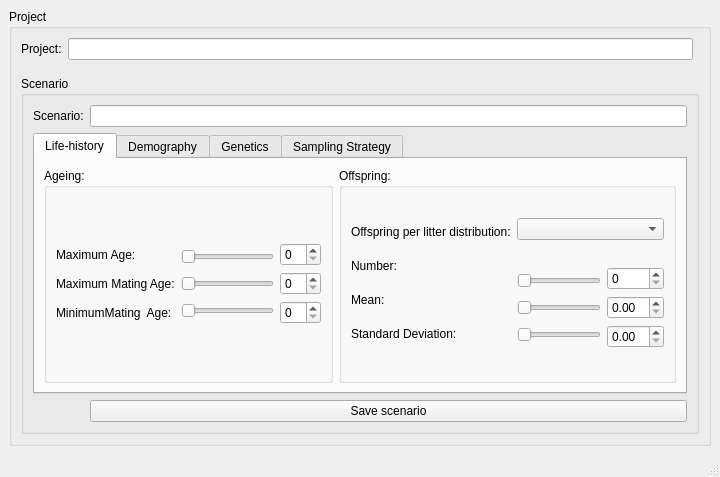
<?xml version="1.0" encoding="UTF-8"?>
<ui version="4.0">
 <class>MainWindow</class>
 <widget class="QMainWindow" name="MainWindow">
  <property name="geometry">
   <rect>
    <x>0</x>
    <y>0</y>
    <width>720</width>
    <height>477</height>
   </rect>
  </property>
  <property name="windowTitle">
   <string>MainWindow</string>
  </property>
  <widget class="QWidget" name="centralwidget">
   <layout class="QGridLayout" name="gridLayout_2">
    <item row="0" column="0">
     <widget class="QGroupBox" name="groupBox_11">
      <property name="title">
       <string>Project</string>
      </property>
      <layout class="QGridLayout" name="gridLayout_3">
       <item row="0" column="0">
        <widget class="QLabel" name="label_35">
         <property name="text">
          <string>Project:</string>
         </property>
        </widget>
       </item>
       <item row="0" column="1">
        <widget class="QLineEdit" name="lineEdit_8"/>
       </item>
       <item row="2" column="0" colspan="3">
        <widget class="QGroupBox" name="groupBox_18">
         <property name="sizePolicy">
          <sizepolicy hsizetype="Preferred" vsizetype="Preferred">
           <horstretch>0</horstretch>
           <verstretch>0</verstretch>
          </sizepolicy>
         </property>
         <property name="title">
          <string>Scenario</string>
         </property>
         <property name="checkable">
          <bool>false</bool>
         </property>
         <layout class="QGridLayout" name="gridLayout_4">
          <item row="0" column="0">
           <widget class="QLabel" name="label_36">
            <property name="text">
             <string>Scenario:</string>
            </property>
           </widget>
          </item>
          <item row="0" column="1">
           <widget class="QLineEdit" name="lineEdit_4"/>
          </item>
          <item row="1" column="0" colspan="2">
           <widget class="QTabWidget" name="tabWidget_3">
            <property name="currentIndex">
             <number>0</number>
            </property>
            <widget class="QWidget" name="tab_6">
             <attribute name="title">
              <string>Life-history</string>
             </attribute>
             <layout class="QGridLayout" name="gridLayout_7">
              <item row="0" column="0">
               <layout class="QHBoxLayout" name="horizontalLayout">
                <item>
                 <widget class="QGroupBox" name="groupBox_20">
                  <property name="title">
                   <string>Ageing:</string>
                  </property>
                  <layout class="QGridLayout" name="gridLayout_5">
                   <item row="0" column="0">
                    <layout class="QVBoxLayout" name="verticalLayout_28">
                     <item>
                      <widget class="QLabel" name="label_42">
                       <property name="text">
                        <string>Maximum Age:</string>
                       </property>
                      </widget>
                     </item>
                     <item>
                      <widget class="QLabel" name="label_43">
                       <property name="text">
                        <string>Maximum Mating Age:</string>
                       </property>
                      </widget>
                     </item>
                     <item>
                      <widget class="QLabel" name="label_44">
                       <property name="text">
                        <string>MinimumMating  Age:</string>
                       </property>
                      </widget>
                     </item>
                    </layout>
                   </item>
                   <item row="0" column="1">
                    <layout class="QVBoxLayout" name="verticalLayout_29">
                     <item>
                      <widget class="QSlider" name="horizontalSlider_31">
                       <property name="orientation">
                        <enum>Qt::Horizontal</enum>
                       </property>
                      </widget>
                     </item>
                     <item>
                      <widget class="QSlider" name="horizontalSlider_32">
                       <property name="orientation">
                        <enum>Qt::Horizontal</enum>
                       </property>
                      </widget>
                     </item>
                     <item>
                      <widget class="QSlider" name="horizontalSlider_33">
                       <property name="orientation">
                        <enum>Qt::Horizontal</enum>
                       </property>
                      </widget>
                     </item>
                    </layout>
                   </item>
                   <item row="0" column="2">
                    <layout class="QVBoxLayout" name="verticalLayout_30">
                     <item>
                      <widget class="QSpinBox" name="spinBox_24"/>
                     </item>
                     <item>
                      <widget class="QSpinBox" name="spinBox_25"/>
                     </item>
                     <item>
                      <widget class="QSpinBox" name="spinBox_27"/>
                     </item>
                    </layout>
                   </item>
                  </layout>
                 </widget>
                </item>
                <item>
                 <widget class="QGroupBox" name="groupBox_19">
                  <property name="title">
                   <string>Offspring:</string>
                  </property>
                  <layout class="QGridLayout" name="gridLayout_6">
                   <item row="0" column="0" rowspan="2">
                    <layout class="QVBoxLayout" name="verticalLayout_25">
                     <item>
                      <widget class="QLabel" name="label_38">
                       <property name="text">
                        <string>Offspring per litter distribution:</string>
                       </property>
                      </widget>
                     </item>
                     <item>
                      <widget class="QLabel" name="label_39">
                       <property name="text">
                        <string>Number:</string>
                       </property>
                      </widget>
                     </item>
                     <item>
                      <widget class="QLabel" name="label_40">
                       <property name="text">
                        <string>Mean:</string>
                       </property>
                      </widget>
                     </item>
                     <item>
                      <widget class="QLabel" name="label_41">
                       <property name="text">
                        <string>Standard Deviation:</string>
                       </property>
                      </widget>
                     </item>
                    </layout>
                   </item>
                   <item row="0" column="1" colspan="2">
                    <widget class="QComboBox" name="comboBox_4"/>
                   </item>
                   <item row="1" column="1">
                    <layout class="QVBoxLayout" name="verticalLayout_26">
                     <item>
                      <widget class="QSlider" name="horizontalSlider_27">
                       <property name="orientation">
                        <enum>Qt::Horizontal</enum>
                       </property>
                      </widget>
                     </item>
                     <item>
                      <widget class="QSlider" name="horizontalSlider_28">
                       <property name="orientation">
                        <enum>Qt::Horizontal</enum>
                       </property>
                      </widget>
                     </item>
                     <item>
                      <widget class="QSlider" name="horizontalSlider_29">
                       <property name="orientation">
                        <enum>Qt::Horizontal</enum>
                       </property>
                      </widget>
                     </item>
                    </layout>
                   </item>
                   <item row="1" column="2">
                    <layout class="QVBoxLayout" name="verticalLayout_27">
                     <item>
                      <widget class="QSpinBox" name="spinBox_23"/>
                     </item>
                     <item>
                      <widget class="QDoubleSpinBox" name="doubleSpinBox_5"/>
                     </item>
                     <item>
                      <widget class="QDoubleSpinBox" name="doubleSpinBox_6"/>
                     </item>
                    </layout>
                   </item>
                  </layout>
                 </widget>
                </item>
               </layout>
              </item>
             </layout>
            </widget>
            <widget class="QWidget" name="tab_7">
             <attribute name="title">
              <string>Demography</string>
             </attribute>
             <widget class="QGroupBox" name="groupBox_21">
              <property name="geometry">
               <rect>
                <x>10</x>
                <y>20</y>
                <width>301</width>
                <height>151</height>
               </rect>
              </property>
              <property name="title">
               <string>GroupBox</string>
              </property>
              <widget class="QLabel" name="label_45">
               <property name="geometry">
                <rect>
                 <x>20</x>
                 <y>30</y>
                 <width>81</width>
                 <height>16</height>
                </rect>
               </property>
               <property name="text">
                <string>Population size:</string>
               </property>
              </widget>
              <widget class="QSlider" name="horizontalSlider_34">
               <property name="geometry">
                <rect>
                 <x>110</x>
                 <y>30</y>
                 <width>84</width>
                 <height>19</height>
                </rect>
               </property>
               <property name="orientation">
                <enum>Qt::Horizontal</enum>
               </property>
              </widget>
              <widget class="QSpinBox" name="spinBox_28">
               <property name="geometry">
                <rect>
                 <x>200</x>
                 <y>30</y>
                 <width>49</width>
                 <height>20</height>
                </rect>
               </property>
              </widget>
             </widget>
             <widget class="QGroupBox" name="groupBox_22">
              <property name="geometry">
               <rect>
                <x>320</x>
                <y>20</y>
                <width>311</width>
                <height>151</height>
               </rect>
              </property>
              <property name="title">
               <string>Age cohort survival:</string>
              </property>
              <widget class="QPushButton" name="pushButton_6">
               <property name="geometry">
                <rect>
                 <x>30</x>
                 <y>30</y>
                 <width>261</width>
                 <height>23</height>
                </rect>
               </property>
               <property name="text">
                <string>Edit age cohort survival rates</string>
               </property>
              </widget>
             </widget>
            </widget>
            <widget class="QWidget" name="tab_8">
             <attribute name="title">
              <string>Genetics</string>
             </attribute>
             <widget class="QLabel" name="label_8">
              <property name="geometry">
               <rect>
                <x>20</x>
                <y>20</y>
                <width>91</width>
                <height>16</height>
               </rect>
              </property>
              <property name="text">
               <string>Number of Loci:</string>
              </property>
             </widget>
             <widget class="QGroupBox" name="groupBox_23">
              <property name="geometry">
               <rect>
                <x>10</x>
                <y>50</y>
                <width>331</width>
                <height>151</height>
               </rect>
              </property>
              <property name="title">
               <string>Alleles per locus</string>
              </property>
              <widget class="QComboBox" name="comboBox_5">
               <property name="geometry">
                <rect>
                 <x>160</x>
                 <y>30</y>
                 <width>141</width>
                 <height>22</height>
                </rect>
               </property>
              </widget>
              <widget class="QWidget" name="layoutWidget_31">
               <property name="geometry">
                <rect>
                 <x>10</x>
                 <y>32</y>
                 <width>138</width>
                 <height>101</height>
                </rect>
               </property>
               <layout class="QVBoxLayout" name="verticalLayout_31">
                <item>
                 <widget class="QLabel" name="label_46">
                  <property name="text">
                   <string>Alleles per locus distribution:</string>
                  </property>
                 </widget>
                </item>
                <item>
                 <widget class="QLabel" name="label_47">
                  <property name="text">
                   <string>Number:</string>
                  </property>
                 </widget>
                </item>
                <item>
                 <widget class="QLabel" name="label_48">
                  <property name="text">
                   <string>Mean:</string>
                  </property>
                 </widget>
                </item>
                <item>
                 <widget class="QLabel" name="label_49">
                  <property name="text">
                   <string>Standard Deviation:</string>
                  </property>
                 </widget>
                </item>
               </layout>
              </widget>
              <widget class="QWidget" name="layoutWidget_32">
               <property name="geometry">
                <rect>
                 <x>160</x>
                 <y>63</y>
                 <width>86</width>
                 <height>80</height>
                </rect>
               </property>
               <layout class="QVBoxLayout" name="verticalLayout_32">
                <item>
                 <widget class="QSlider" name="horizontalSlider_35">
                  <property name="orientation">
                   <enum>Qt::Horizontal</enum>
                  </property>
                 </widget>
                </item>
                <item>
                 <widget class="QSlider" name="horizontalSlider_36">
                  <property name="orientation">
                   <enum>Qt::Horizontal</enum>
                  </property>
                 </widget>
                </item>
                <item>
                 <widget class="QSlider" name="horizontalSlider_37">
                  <property name="orientation">
                   <enum>Qt::Horizontal</enum>
                  </property>
                 </widget>
                </item>
               </layout>
              </widget>
              <widget class="QWidget" name="layoutWidget_33">
               <property name="geometry">
                <rect>
                 <x>250</x>
                 <y>60</y>
                 <width>51</width>
                 <height>74</height>
                </rect>
               </property>
               <layout class="QVBoxLayout" name="verticalLayout_33">
                <item>
                 <widget class="QSpinBox" name="spinBox_29"/>
                </item>
                <item>
                 <widget class="QDoubleSpinBox" name="doubleSpinBox_7"/>
                </item>
                <item>
                 <widget class="QDoubleSpinBox" name="doubleSpinBox_8"/>
                </item>
               </layout>
              </widget>
             </widget>
             <widget class="QSlider" name="horizontalSlider_38">
              <property name="geometry">
               <rect>
                <x>110</x>
                <y>20</y>
                <width>84</width>
                <height>16</height>
               </rect>
              </property>
              <property name="orientation">
               <enum>Qt::Horizontal</enum>
              </property>
             </widget>
             <widget class="QSpinBox" name="spinBox_30">
              <property name="geometry">
               <rect>
                <x>200</x>
                <y>20</y>
                <width>49</width>
                <height>16</height>
               </rect>
              </property>
             </widget>
             <widget class="QGroupBox" name="groupBox_24">
              <property name="geometry">
               <rect>
                <x>350</x>
                <y>50</y>
                <width>311</width>
                <height>151</height>
               </rect>
              </property>
              <property name="title">
               <string>Allele Frequencies</string>
              </property>
              <widget class="QLabel" name="label_50">
               <property name="geometry">
                <rect>
                 <x>10</x>
                 <y>30</y>
                 <width>136</width>
                 <height>18</height>
                </rect>
               </property>
               <property name="text">
                <string>Allele frequency distribution:</string>
               </property>
              </widget>
              <widget class="QComboBox" name="comboBox_6">
               <property name="geometry">
                <rect>
                 <x>154</x>
                 <y>30</y>
                 <width>141</width>
                 <height>22</height>
                </rect>
               </property>
              </widget>
              <widget class="QLabel" name="label_51">
               <property name="geometry">
                <rect>
                 <x>10</x>
                 <y>70</y>
                 <width>111</width>
                 <height>16</height>
                </rect>
               </property>
               <property name="text">
                <string>Allele frequency file:</string>
               </property>
              </widget>
              <widget class="QLineEdit" name="lineEdit_2">
               <property name="geometry">
                <rect>
                 <x>155</x>
                 <y>70</y>
                 <width>121</width>
                 <height>20</height>
                </rect>
               </property>
              </widget>
              <widget class="QToolButton" name="toolButton_2">
               <property name="geometry">
                <rect>
                 <x>280</x>
                 <y>70</y>
                 <width>25</width>
                 <height>19</height>
                </rect>
               </property>
               <property name="text">
                <string>...</string>
               </property>
              </widget>
             </widget>
            </widget>
            <widget class="QWidget" name="tab_2">
             <attribute name="title">
              <string>Sampling Strategy</string>
             </attribute>
             <widget class="QGroupBox" name="groupBox_25">
              <property name="geometry">
               <rect>
                <x>20</x>
                <y>20</y>
                <width>301</width>
                <height>151</height>
               </rect>
              </property>
              <property name="title">
               <string>Sample size range :</string>
              </property>
              <widget class="QWidget" name="layoutWidget_34">
               <property name="geometry">
                <rect>
                 <x>10</x>
                 <y>30</y>
                 <width>107</width>
                 <height>81</height>
                </rect>
               </property>
               <layout class="QVBoxLayout" name="verticalLayout_34">
                <item>
                 <widget class="QLabel" name="label_52">
                  <property name="text">
                   <string>Maximum Samples:</string>
                  </property>
                 </widget>
                </item>
                <item>
                 <widget class="QLabel" name="label_53">
                  <property name="text">
                   <string>Minimum Samples</string>
                  </property>
                 </widget>
                </item>
                <item>
                 <widget class="QLabel" name="label_54">
                  <property name="text">
                   <string>Sample size increment</string>
                  </property>
                 </widget>
                </item>
               </layout>
              </widget>
              <widget class="QWidget" name="layoutWidget_35">
               <property name="geometry">
                <rect>
                 <x>130</x>
                 <y>30</y>
                 <width>86</width>
                 <height>81</height>
                </rect>
               </property>
               <layout class="QVBoxLayout" name="verticalLayout_35">
                <item>
                 <widget class="QSlider" name="horizontalSlider_39">
                  <property name="orientation">
                   <enum>Qt::Horizontal</enum>
                  </property>
                 </widget>
                </item>
                <item>
                 <widget class="QSlider" name="horizontalSlider_40">
                  <property name="orientation">
                   <enum>Qt::Horizontal</enum>
                  </property>
                 </widget>
                </item>
                <item>
                 <widget class="QSlider" name="horizontalSlider_41">
                  <property name="orientation">
                   <enum>Qt::Horizontal</enum>
                  </property>
                 </widget>
                </item>
               </layout>
              </widget>
              <widget class="QWidget" name="layoutWidget_36">
               <property name="geometry">
                <rect>
                 <x>220</x>
                 <y>29</y>
                 <width>44</width>
                 <height>81</height>
                </rect>
               </property>
               <layout class="QVBoxLayout" name="verticalLayout_36">
                <item>
                 <widget class="QSpinBox" name="spinBox_31"/>
                </item>
                <item>
                 <widget class="QSpinBox" name="spinBox_32"/>
                </item>
                <item>
                 <widget class="QSpinBox" name="spinBox_33"/>
                </item>
               </layout>
              </widget>
             </widget>
             <widget class="QGroupBox" name="groupBox_26">
              <property name="geometry">
               <rect>
                <x>340</x>
                <y>20</y>
                <width>301</width>
                <height>151</height>
               </rect>
              </property>
              <property name="title">
               <string>Locus number range:</string>
              </property>
              <widget class="QWidget" name="layoutWidget_37">
               <property name="geometry">
                <rect>
                 <x>10</x>
                 <y>30</y>
                 <width>122</width>
                 <height>81</height>
                </rect>
               </property>
               <layout class="QVBoxLayout" name="verticalLayout_37">
                <item>
                 <widget class="QLabel" name="label_55">
                  <property name="text">
                   <string>Maximum loci:</string>
                  </property>
                 </widget>
                </item>
                <item>
                 <widget class="QLabel" name="label_56">
                  <property name="text">
                   <string>Minimum loci:</string>
                  </property>
                 </widget>
                </item>
                <item>
                 <widget class="QLabel" name="label_57">
                  <property name="text">
                   <string>Locus number increment:</string>
                  </property>
                 </widget>
                </item>
               </layout>
              </widget>
              <widget class="QWidget" name="layoutWidget_38">
               <property name="geometry">
                <rect>
                 <x>130</x>
                 <y>30</y>
                 <width>86</width>
                 <height>81</height>
                </rect>
               </property>
               <layout class="QVBoxLayout" name="verticalLayout_38">
                <item>
                 <widget class="QSlider" name="horizontalSlider_42">
                  <property name="orientation">
                   <enum>Qt::Horizontal</enum>
                  </property>
                 </widget>
                </item>
                <item>
                 <widget class="QSlider" name="horizontalSlider_43">
                  <property name="orientation">
                   <enum>Qt::Horizontal</enum>
                  </property>
                 </widget>
                </item>
                <item>
                 <widget class="QSlider" name="horizontalSlider_44">
                  <property name="orientation">
                   <enum>Qt::Horizontal</enum>
                  </property>
                 </widget>
                </item>
               </layout>
              </widget>
              <widget class="QWidget" name="layoutWidget_39">
               <property name="geometry">
                <rect>
                 <x>220</x>
                 <y>29</y>
                 <width>44</width>
                 <height>81</height>
                </rect>
               </property>
               <layout class="QVBoxLayout" name="verticalLayout_39">
                <item>
                 <widget class="QSpinBox" name="spinBox_34"/>
                </item>
                <item>
                 <widget class="QSpinBox" name="spinBox_35"/>
                </item>
                <item>
                 <widget class="QSpinBox" name="spinBox_36"/>
                </item>
               </layout>
              </widget>
             </widget>
            </widget>
           </widget>
          </item>
          <item row="2" column="1">
           <widget class="QPushButton" name="pushButton_7">
            <property name="text">
             <string>Save scenario</string>
            </property>
           </widget>
          </item>
         </layout>
        </widget>
       </item>
       <item row="1" column="1">
        <spacer name="verticalSpacer">
         <property name="orientation">
          <enum>Qt::Vertical</enum>
         </property>
         <property name="sizeType">
          <enum>QSizePolicy::Fixed</enum>
         </property>
         <property name="sizeHint" stdset="0">
          <size>
           <width>20</width>
           <height>10</height>
          </size>
         </property>
        </spacer>
       </item>
      </layout>
     </widget>
    </item>
   </layout>
  </widget>
  <widget class="QMenuBar" name="menubar">
   <property name="geometry">
    <rect>
     <x>0</x>
     <y>0</y>
     <width>720</width>
     <height>21</height>
    </rect>
   </property>
  </widget>
  <widget class="QStatusBar" name="statusbar"/>
 </widget>
 <resources>
  <include location="test.qrc"/>
 </resources>
 <connections/>
</ui>
